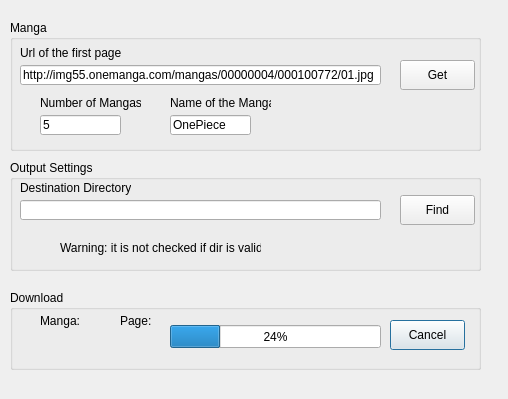
<?xml version="1.0" encoding="UTF-8"?>
<ui version="4.0">
 <class>UDialogClass</class>
 <widget class="QDialog" name="UDialogClass">
  <property name="geometry">
   <rect>
    <x>0</x>
    <y>0</y>
    <width>508</width>
    <height>399</height>
   </rect>
  </property>
  <property name="windowTitle">
   <string>UrbGet - Get What You Want, Man</string>
  </property>
  <widget class="QGroupBox" name="groupBox">
   <property name="geometry">
    <rect>
     <x>10</x>
     <y>290</y>
     <width>471</width>
     <height>80</height>
    </rect>
   </property>
   <property name="title">
    <string>Download</string>
   </property>
   <widget class="QLabel" name="label_2">
    <property name="geometry">
     <rect>
      <x>110</x>
      <y>20</y>
      <width>31</width>
      <height>21</height>
     </rect>
    </property>
    <property name="text">
     <string>Page:</string>
    </property>
   </widget>
   <widget class="QLabel" name="CurrentFolder">
    <property name="geometry">
     <rect>
      <x>10</x>
      <y>35</y>
      <width>81</width>
      <height>21</height>
     </rect>
    </property>
    <property name="text">
     <string>&lt;CurrentFolder&gt;</string>
    </property>
   </widget>
   <widget class="QLabel" name="label">
    <property name="geometry">
     <rect>
      <x>30</x>
      <y>20</y>
      <width>46</width>
      <height>21</height>
     </rect>
    </property>
    <property name="text">
     <string>Manga:</string>
    </property>
   </widget>
   <widget class="QLabel" name="CurrentFile">
    <property name="geometry">
     <rect>
      <x>90</x>
      <y>35</y>
      <width>71</width>
      <height>21</height>
     </rect>
    </property>
    <property name="text">
     <string>&lt;CurrentFile&gt;</string>
    </property>
   </widget>
   <widget class="QProgressBar" name="progressBar">
    <property name="geometry">
     <rect>
      <x>160</x>
      <y>35</y>
      <width>211</width>
      <height>23</height>
     </rect>
    </property>
    <property name="value">
     <number>24</number>
    </property>
    <property name="alignment">
     <set>Qt::AlignCenter</set>
    </property>
   </widget>
   <widget class="QPushButton" name="CancelBtn">
    <property name="geometry">
     <rect>
      <x>380</x>
      <y>30</y>
      <width>75</width>
      <height>30</height>
     </rect>
    </property>
    <property name="text">
     <string>Cancel</string>
    </property>
   </widget>
  </widget>
  <widget class="QGroupBox" name="groupBox_2">
   <property name="geometry">
    <rect>
     <x>10</x>
     <y>20</y>
     <width>471</width>
     <height>131</height>
    </rect>
   </property>
   <property name="title">
    <string>Manga</string>
   </property>
   <widget class="QLineEdit" name="MangaEdit">
    <property name="geometry">
     <rect>
      <x>160</x>
      <y>95</y>
      <width>81</width>
      <height>20</height>
     </rect>
    </property>
    <property name="text">
     <string>OnePiece</string>
    </property>
   </widget>
   <widget class="QLabel" name="label_3">
    <property name="geometry">
     <rect>
      <x>10</x>
      <y>25</y>
      <width>101</width>
      <height>16</height>
     </rect>
    </property>
    <property name="text">
     <string>Url of the first page:</string>
    </property>
   </widget>
   <widget class="QPushButton" name="GetBtn">
    <property name="geometry">
     <rect>
      <x>390</x>
      <y>40</y>
      <width>75</width>
      <height>30</height>
     </rect>
    </property>
    <property name="text">
     <string>Get</string>
    </property>
   </widget>
   <widget class="QLabel" name="label_5">
    <property name="geometry">
     <rect>
      <x>160</x>
      <y>75</y>
      <width>101</width>
      <height>16</height>
     </rect>
    </property>
    <property name="text">
     <string>Name of the Manga:</string>
    </property>
   </widget>
   <widget class="QLineEdit" name="NumberEdit">
    <property name="geometry">
     <rect>
      <x>30</x>
      <y>95</y>
      <width>81</width>
      <height>20</height>
     </rect>
    </property>
    <property name="text">
     <string>5</string>
    </property>
   </widget>
   <widget class="QLineEdit" name="UrlEdit">
    <property name="geometry">
     <rect>
      <x>10</x>
      <y>45</y>
      <width>361</width>
      <height>20</height>
     </rect>
    </property>
    <property name="text">
     <string>http://img55.onemanga.com/mangas/00000004/000100772/01.jpg</string>
    </property>
   </widget>
   <widget class="QLabel" name="label_4">
    <property name="geometry">
     <rect>
      <x>30</x>
      <y>75</y>
      <width>101</width>
      <height>16</height>
     </rect>
    </property>
    <property name="text">
     <string>Number of Mangas:</string>
    </property>
   </widget>
  </widget>
  <widget class="QGroupBox" name="groupBox_3">
   <property name="geometry">
    <rect>
     <x>10</x>
     <y>160</y>
     <width>471</width>
     <height>111</height>
    </rect>
   </property>
   <property name="title">
    <string>Output Settings</string>
   </property>
   <widget class="QLineEdit" name="DirEdit">
    <property name="geometry">
     <rect>
      <x>10</x>
      <y>40</y>
      <width>361</width>
      <height>20</height>
     </rect>
    </property>
    <property name="readOnly">
     <bool>false</bool>
    </property>
   </widget>
   <widget class="QLabel" name="label_6">
    <property name="geometry">
     <rect>
      <x>10</x>
      <y>20</y>
      <width>111</width>
      <height>16</height>
     </rect>
    </property>
    <property name="text">
     <string>Destination Directory:</string>
    </property>
   </widget>
   <widget class="QPushButton" name="FindBtn">
    <property name="geometry">
     <rect>
      <x>390</x>
      <y>35</y>
      <width>75</width>
      <height>30</height>
     </rect>
    </property>
    <property name="text">
     <string>Find</string>
    </property>
   </widget>
   <widget class="QLabel" name="label_7">
    <property name="geometry">
     <rect>
      <x>50</x>
      <y>80</y>
      <width>201</width>
      <height>16</height>
     </rect>
    </property>
    <property name="text">
     <string>Warning: it is not checked if dir is valid!</string>
    </property>
   </widget>
  </widget>
 </widget>
 <layoutdefault spacing="6" margin="11"/>
 <resources/>
 <connections/>
</ui>
